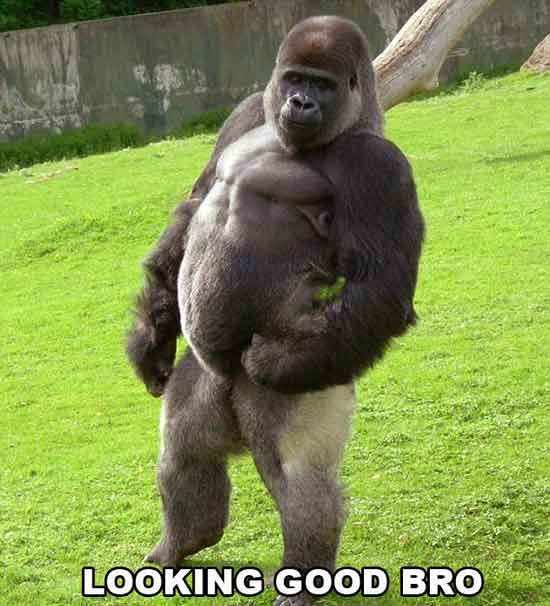
%> input picture CSCI-B 456 - Image Processing/In-Class Exercises/Exercise 6/bro.jpg, 550 x 606 px
$ octave convolve_multiply.m   (GNU Octave 9; MATLAB toolbox functions it lacks are replaced by stand-ins)
%> lines starting %> are read from the running program, lines starting %| are printed output that depends on the picture
original_image = rgb2gray(imread('bro.jpg'));
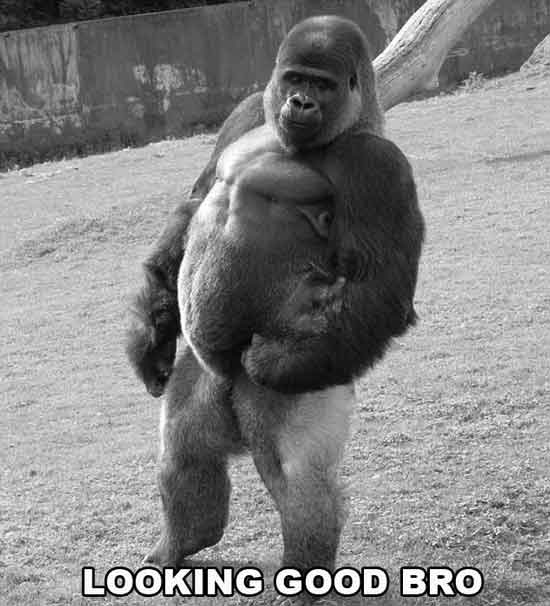
%> original_image: size 606x550 uint8; min 0, max 255, mean 132.6
[x, y] = size(original_image);
%> x = 606; y = 550
gaussian = fspecial('gaussian', [5 5], 1.76);
highpass = [0,-1/4,0;-1/4,2,-1/4;0,-1/4,0];

% Part A
low_pass_filtered = imfilter(original_image, gaussian, 'conv');
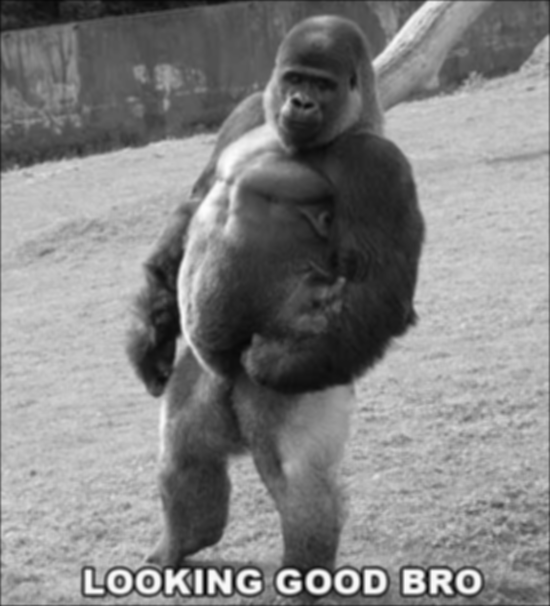
%> low_pass_filtered: size 606x550 uint8; min 8, max 253, mean 132.1

% Part B
fft_image_low = fft2(original_image);
fft_gaussian_low = fft2(gaussian, x, y);
transforms_mult_low = fft_gaussian_low .* fft_image_low;
inverse_signal_low = uint8(ifft2(transforms_mult_low));
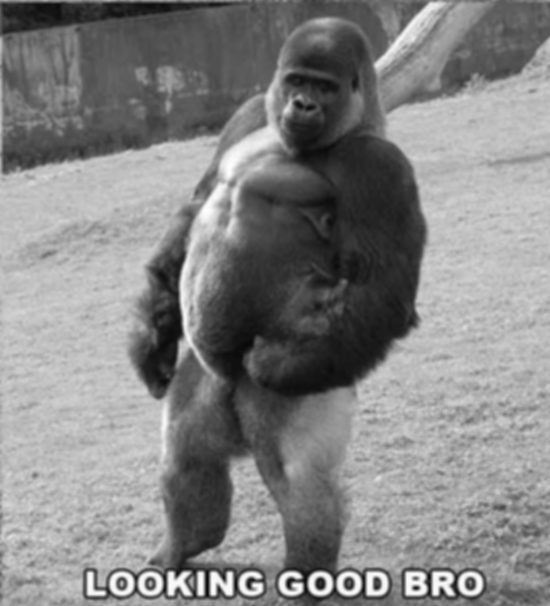
%> inverse_signal_low: size 606x550 uint8; min 8, max 253, mean 132.6

figure('Name', 'Part 2: Spatial v/s Frequency Domain - Part A-B', 'NumberTitle', 'off');
subplot(1, 3, 1), imshow(original_image), title('Original Image');
subplot(1, 3, 2), imshow(low_pass_filtered), title('Low Pass');
subplot(1, 3, 3), imshow(inverse_signal_low), title('Inverse Signal');

% Part C
high_pass_filtered = imfilter(original_image, highpass, 'conv');
fft_image_high = fft2(original_image);
fft_gaussian_high = fft2(highpass, x, y);
transforms_mult_high = fft_gaussian_high .* fft_image_high;
inverse_signal_high = uint8(ifft2(transforms_mult_high));
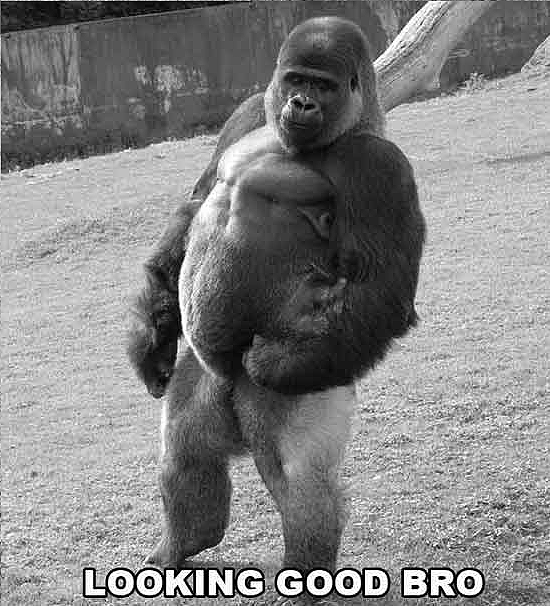
%> inverse_signal_high: size 606x550 uint8; min 0, max 255, mean 132.6; mean of the top-left, top-right, bottom-left and bottom-right quarters 127, 119.2, 143.8, 140.2

figure('Name', 'Part 2: Spatial v/s Frequency Domain - Part C', 'NumberTitle', 'off');
subplot(1, 3, 1), imshow(original_image), title('Original Image');
subplot(1, 3, 2), imshow(high_pass_filtered, []), title('High Pass');
subplot(1, 3, 3), imshow(inverse_signal_high, []), title('Inverse Signal');


% Part D
noise_image = imnoise(original_image, 'Salt & Pepper');
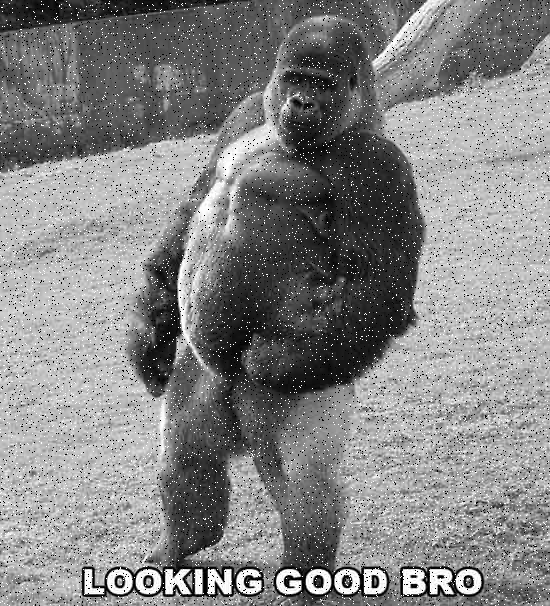
%> noise_image: size 606x550 uint8; min 0, max 255, mean 132.3

low_pass_filtered_noise = imfilter(noise_image, gaussian, 'conv');
fft_image_low_noise = fft2(noise_image);
fft_gaussian_low_noise = fft2(gaussian, x, y);
transforms_mult_low_noise = fft_gaussian_low_noise .* fft_image_low_noise;
inverse_signal_low_noise = uint8(ifft2(transforms_mult_low_noise));

high_pass_filtered_noise = imfilter(noise_image, highpass, 'conv');
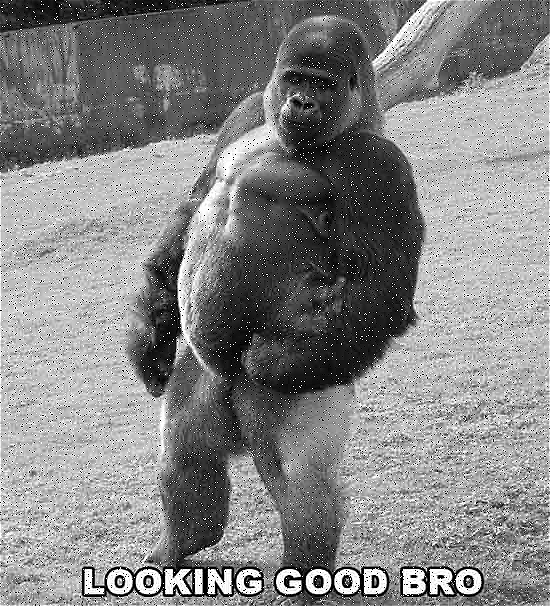
%> high_pass_filtered_noise: size 606x550 uint8; min 0, max 255, mean 132.9; mean of the top-left, top-right, bottom-left and bottom-right quarters 126.9, 120.2, 143.8, 140.8
fft_image_high_noise = fft2(noise_image);
fft_gaussian_high_noise = fft2(highpass, x, y);
transforms_mult_high_noise = fft_gaussian_high_noise .* fft_image_high_noise;
inverse_signal_high_noise = uint8(ifft2(transforms_mult_high_noise));
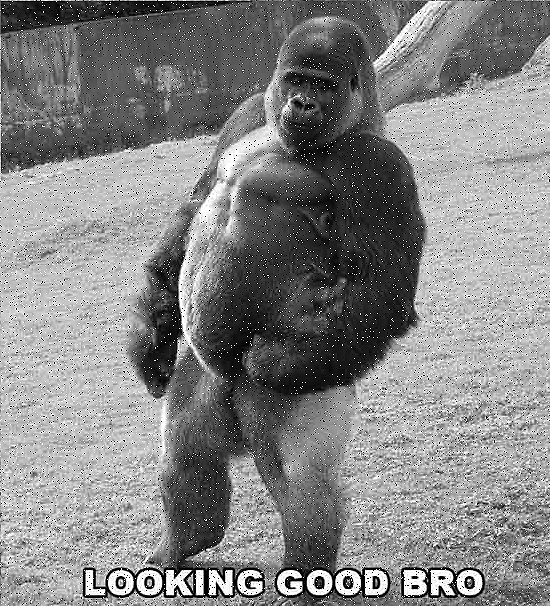
%> inverse_signal_high_noise: size 606x550 uint8; min 0, max 255, mean 132.6; mean of the top-left, top-right, bottom-left and bottom-right quarters 127.1, 119.6, 143.7, 140.2

figure('Name', 'Part 2: Spatial v/s Frequency Domain - Part D', 'NumberTitle', 'off');
subplot(2, 3, 1), imshow(noise_image), title('Original Image');
subplot(2, 3, 2), imshow(low_pass_filtered_noise), title('Low Pass');
subplot(2, 3, 3), imshow(inverse_signal_low_noise), title('Inverse Signal');
subplot(2, 3, 4), imshow(noise_image), title('Original Image');
subplot(2, 3, 5), imshow(high_pass_filtered_noise), title('High Pass');
subplot(2, 3, 6), imshow(inverse_signal_high_noise), title('Inverse Signal');
